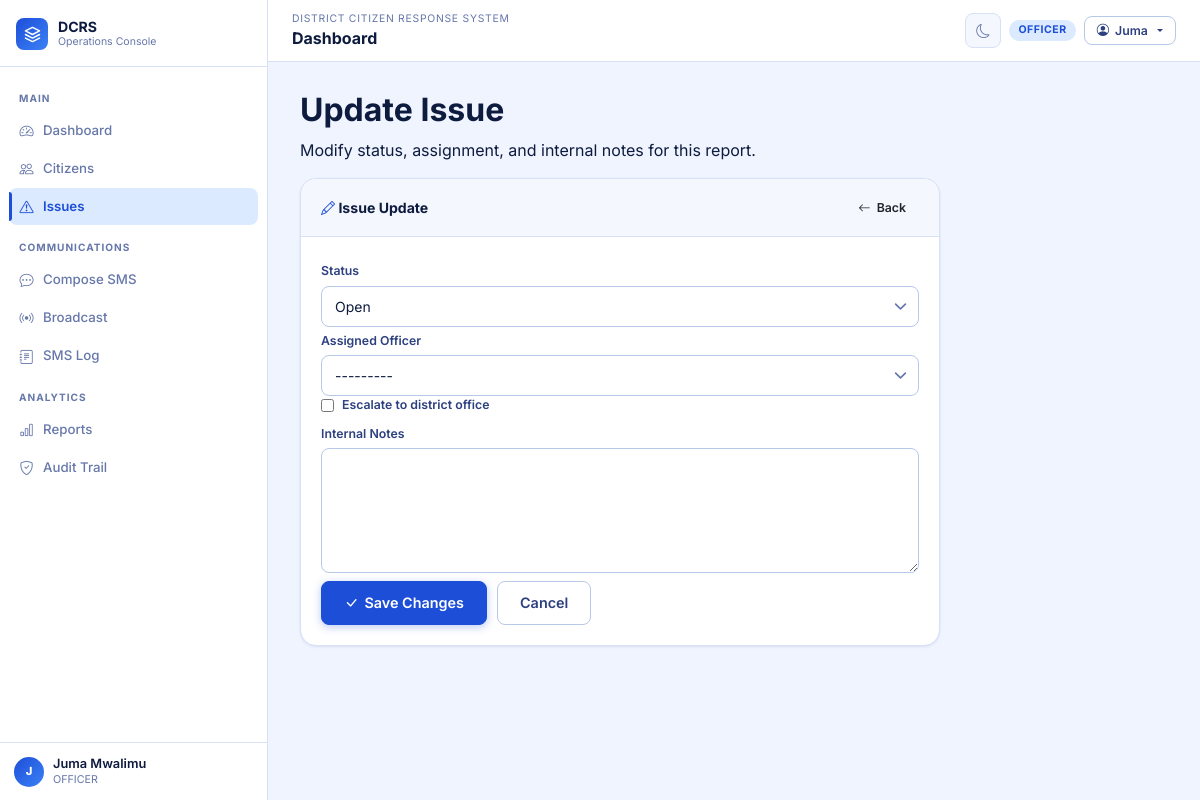
Screenshot of /issues/2/update/ (signed in) with the database file from the repository.
### apps/accounts/models.py (models this page shows, shortened)
class User(AbstractUser):
    class Role(models.TextChoices):
        ADMIN = "ADMIN", "Admin"
        OFFICER = "OFFICER", "Officer"
        CITIZEN = "CITIZEN", "Citizen"
    role = models.CharField(max_length=20, choices=Role.choices, default=Role.OFFICER)
    phone_number = models.CharField(max_length=20, blank=True, unique=True, null=True)
    national_id = models.CharField(max_length=32, blank=True, unique=True)
    ward = models.ForeignKey(
        "localities.Ward",
        on_delete=models.SET_NULL,
        null=True,
        blank=True,
        related_name="users",
    )
    is_phone_verified = models.BooleanField(default=False)
    failed_login_attempts = models.PositiveSmallIntegerField(default=0)
    locked_until = models.DateTimeField(blank=True, null=True)
    class Meta:
        ordering = ["username"]

### apps/issues/models.py (models this page shows, shortened)
class Issue(models.Model):
    class Category(models.TextChoices):
        SANITATION = "SANITATION", "Sanitation"
        ROAD = "ROAD", "Road"
        WATER = "WATER", "Water"
        LIGHTING = "LIGHTING", "Lighting"
        SECURITY = "SECURITY", "Security"
        OTHER = "OTHER", "Other"
    class Priority(models.TextChoices):
        LOW = "LOW", "Low"
        MEDIUM = "MEDIUM", "Medium"
        HIGH = "HIGH", "High"
        CRITICAL = "CRITICAL", "Critical"
    class Status(models.TextChoices):
        OPEN = "OPEN", "Open"
        IN_PROGRESS = "IN_PROGRESS", "In progress"
        ESCALATED = "ESCALATED", "Escalated"
        RESOLVED = "RESOLVED", "Resolved"
        CLOSED = "CLOSED", "Closed"
    reference_no = models.CharField(max_length=24, unique=True, editable=False)
    citizen = models.ForeignKey("citizens.Citizen", on_delete=models.CASCADE, related_name="issues")
    title = models.CharField(max_length=180)
    description = models.TextField()
    category = models.CharField(max_length=20, choices=Category.choices)
    priority = models.CharField(max_length=20, choices=Priority.choices, default=Priority.MEDIUM)
    status = models.CharField(max_length=20, choices=Status.choices, default=Status.OPEN)
    ward = models.ForeignKey("localities.Ward", on_delete=models.PROTECT, related_name="issues")
    assigned_officer = models.ForeignKey(
        settings.AUTH_USER_MODEL,
        on_delete=models.SET_NULL,
        blank=True,
        null=True,
        related_name="assigned_issues",
    )
    internal_notes = models.TextField(blank=True)
    escalated_to_district = models.BooleanField(default=False)
    closed_at = models.DateTimeField(blank=True, null=True)
    created_at = models.DateTimeField(auto_now_add=True)
    updated_at = models.DateTimeField(auto_now=True)
    class Meta:
        ordering = ["-created_at"]

### apps/issues/views.py (the view, shortened to what this page needs)
# urls.py: path("<int:pk>/update/", IssueUpdateView.as_view(), name="update"),
class IssueUpdateView(LoginRequiredMixin, UpdateView):
    model = Issue
    form_class = IssueStatusForm
    template_name = "issues/issue_update.html"

### apps/issues/forms.py
class IssueStatusForm(forms.ModelForm):
    class Meta:
        model = Issue
        fields = ("status", "assigned_officer", "internal_notes", "escalated_to_district")
        widgets = {
            "status": forms.Select(attrs={"class": "form-select form-select-lg"}),
            "assigned_officer": forms.Select(attrs={"class": "form-select form-select-lg"}),
            "internal_notes": forms.Textarea(attrs={"class": "form-control", "rows": 5}),
        }

### templates/issues/issue_update.html (shortened to what this page needs)
{% extends 'base.html' %}
{% block content %}
<div class="page-header">
  <h2>Update Issue</h2>
  <p>Modify status, assignment, and internal notes for this report.</p>
</div>
<div class="card" style="max-width:640px">
  <div class="card-header">
    <span class="card-title"><i class="bi bi-pencil" style="color:var(--accent)"></i> Issue Update</span>
    <a class="btn btn-ghost btn-sm" href="{% url 'issues:list' %}">
      <i class="bi bi-arrow-left"></i> Back
    </a>
  </div>
  <div class="card-body">
    <form method="post" class="form-stack">
      <div class="form-grid-2">
        <div class="form-group">
          <label class="form-label">Status</label>
          {{ form.status }}
        </div>
        <div class="form-group">
          <label class="form-label">Assigned Officer</label>
          {{ form.assigned_officer }}
        </div>
      </div>
      <div class="form-group">
        <label class="form-label" style="display:flex;align-items:center;gap:8px">
          {{ form.escalated_to_district }}
          <span>Escalate to district office</span>
        </label>
      </div>
      <div class="form-group">
        <label class="form-label">Internal Notes</label>
        {{ form.internal_notes }}
      </div>
      <div style="display:flex;gap:10px;padding-top:8px">
        <button class="btn btn-primary btn-lg" type="submit">
          <i class="bi bi-check-lg"></i> Save Changes
        </button>
        <a class="btn btn-outline btn-lg" href="{% url 'issues:list' %}">Cancel</a>
      </div>
    </form>
  </div>
</div>
{% endblock %}

### templates/partials/sidebar.html
<aside class="app-sidebar" id="appSidebar">
  <div class="sidebar-header">
    <a class="sidebar-brand" href="{% url 'reports:dashboard' %}">
      <div class="brand-logo">
        <svg viewBox="0 0 24 24" fill="none">
          <path d="M12 2L2 7l10 5 10-5-10-5zM2 17l10 5 10-5M2 12l10 5 10-5" stroke="white" stroke-width="2" stroke-linecap="round" stroke-linejoin="round"/>
        </svg>
      </div>
      <div><div class="brand-name">DCRS</div><div class="brand-sub">Operations Console</div></div>
    </a>
  </div>
  <nav class="sidebar-nav">
    <span class="sidebar-section-label">Main</span>
    <a href="{% url 'reports:dashboard' %}"        class="sidebar-link"><i class="bi bi-speedometer2"></i> Dashboard</a>
    <a href="{% url 'citizens:list' %}"            class="sidebar-link"><i class="bi bi-people"></i> Citizens</a>
    <a href="{% url 'issues:list' %}"              class="sidebar-link"><i class="bi bi-exclamation-triangle"></i> Issues</a>
    <span class="sidebar-section-label">Communications</span>
    <a href="{% url 'notifications:compose' %}"    class="sidebar-link"><i class="bi bi-chat-dots"></i> Compose SMS</a>
    <a href="{% url 'notifications:broadcast' %}"  class="sidebar-link"><i class="bi bi-broadcast"></i> Broadcast</a>
    <a href="{% url 'notifications:log' %}"        class="sidebar-link"><i class="bi bi-journal-text"></i> SMS Log</a>
    <span class="sidebar-section-label">Analytics</span>
    <a href="{% url 'reports:registration_report' %}" class="sidebar-link"><i class="bi bi-bar-chart"></i> Reports</a>
    <a href="{% url 'reports:audit_log' %}"        class="sidebar-link"><i class="bi bi-shield-check"></i> Audit Trail</a>
  </nav>
  <div class="sidebar-footer">
    <div class="sb-user">
      <div class="sb-avatar">{{ user.get_full_name|default:user.username|slice:":1"|upper }}</div>
      <div>
        <div class="sb-name">{{ user.get_full_name|default:user.username }}</div>
        <div class="sb-role">{{ user.role|default:'Officer' }}</div>
      </div>
    </div>
  </div>
</aside>

### templates/partials/navbar.html (shortened to what this page needs)
<nav class="app-navbar">
  <div style="display:flex;align-items:center;gap:10px;min-width:0;flex:1">
    <div style="min-width:0">
      <div class="nav-bc">District Citizen Response System</div>
      <div class="nav-title">{% block page_title %}Dashboard{% endblock %}</div>
    </div>
  </div>
  <div style="display:flex;align-items:center;gap:8px;flex-shrink:0">
    <button class="btn-theme" data-theme-toggle title="Toggle theme"><i class="bi bi-moon"></i></button>
    <span class="badge badge-blue d-none d-md-inline-flex">{{ user.role|default:'Guest' }}</span>
    <div class="dropdown">
      <button class="btn btn-sm btn-outline dropdown-toggle" data-bs-toggle="dropdown" type="button">
        <i class="bi bi-person-circle"></i>
        <span class="d-none d-sm-inline">{{ user.get_short_name|default:user.username }}</span>
      </button>
    </div>
  </div>
</nav>

### rows the page displays
User: get_full_name "J", get_full_name "Juma Mwalimu", role "OFFICER", get_short_name "Juma"
Issue: status "Open", assigned_officer "---------"
